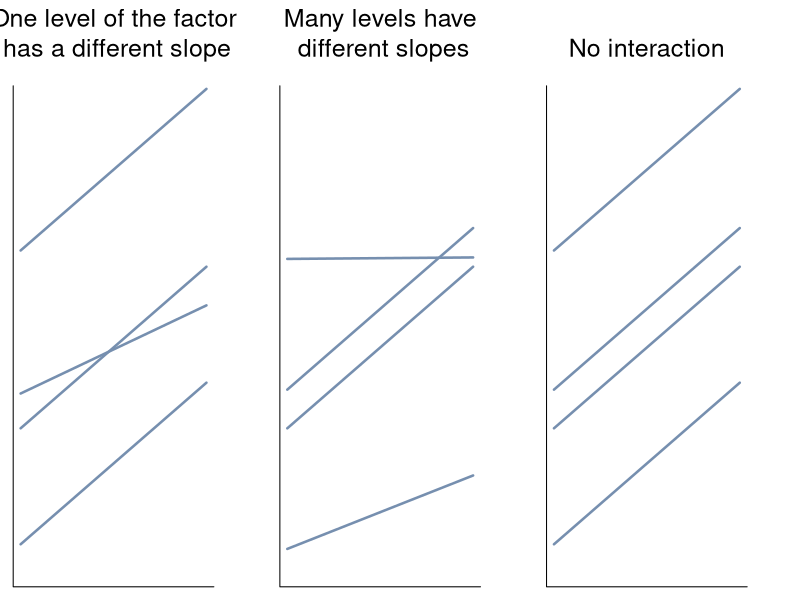
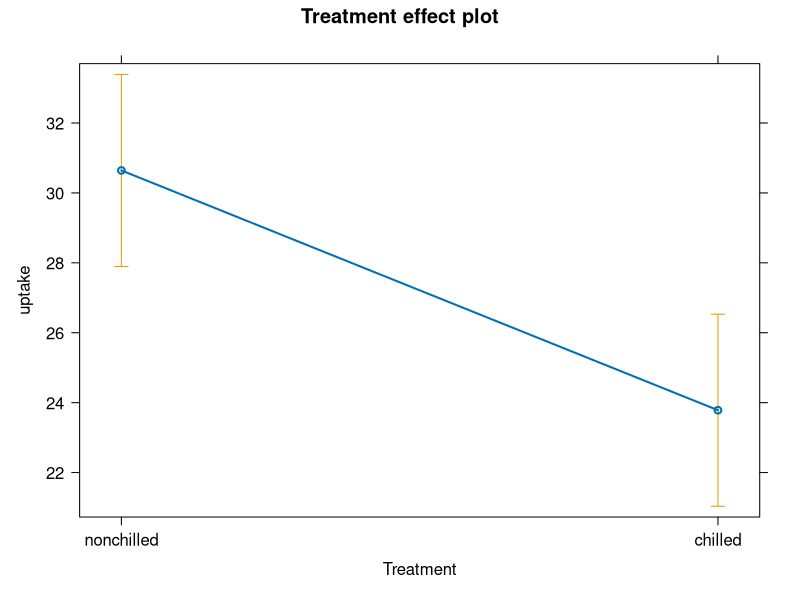
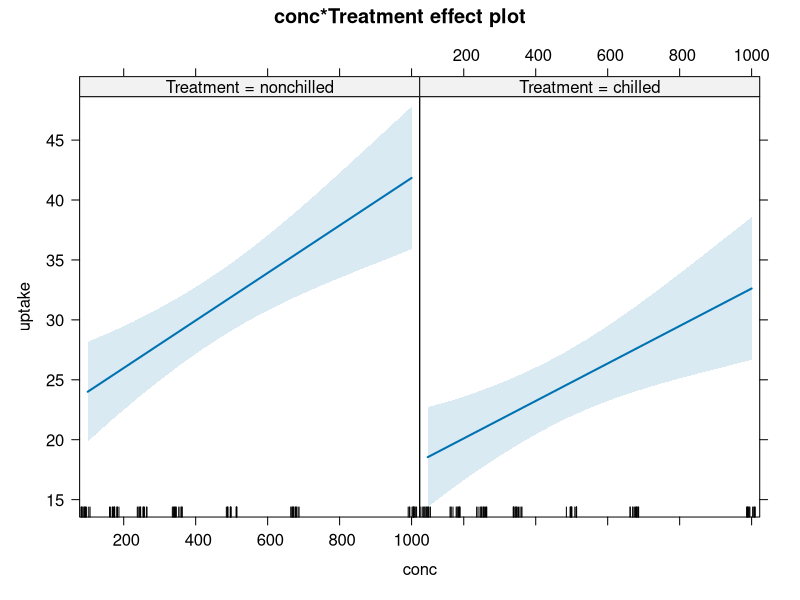
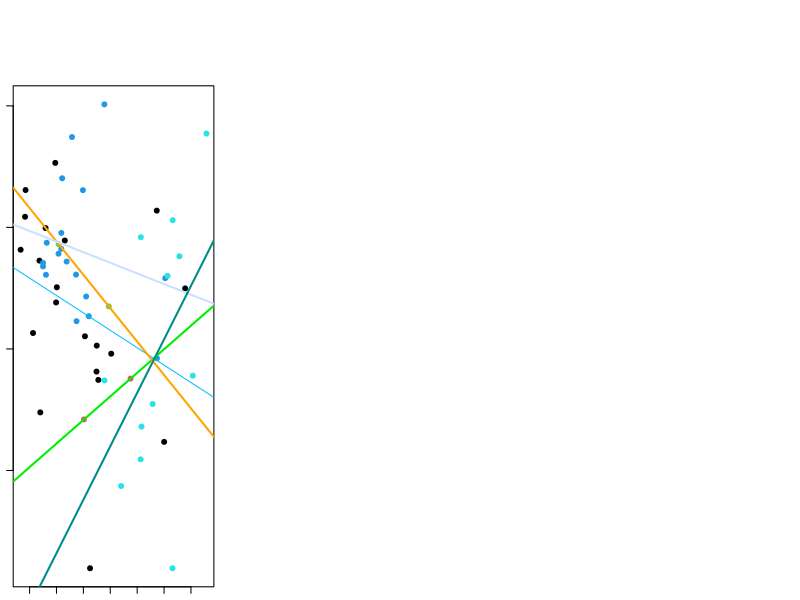

These figures' R source, in order:
## ---- chunk 1
# data and all requirements
library(car)
library(effects)
bird <- read.csv('data/birdsdiet.csv')

bird$logMass <- log(bird$Mass)
bird$logMaxAbund <- log(bird$MaxAbund)
bird$Diet <- as.factor(bird$Diet)
## ---- chunk 2
## functions
f1 <- function(x, a, b) {
  return(x*a+b)
}
# conf for plot
col = rgb(118, 143, 175, maxColorValue = 255)
x <- 1:20
par(mfrow = c(1, 3), mar = c(1, 1, 6.5, 4))
# plot 1
plot(x, f1(x, a=1.1,b=2), ylim = c(0, 60), type = 'l', lwd = 2.5, xaxt = "n", yaxt = "n", xlab = "", ylab = "", bty='l', col = col)
lines(f1(x, a=1.1,b=17), lwd = 2.5, col = col)
lines(f1(x, a=0.6,b=22), lwd = 2.5, col = col)
lines(f1(x, a=1.1,b=40), lwd = 2.5, col = col)
mtext('One level of the factor\n has a different slope', side = 3, line = 2, cex = 1.5)
# plot 2
plot(x, f1(x, a=.5,b=2), ylim = c(0, 60), type = 'l', lwd = 2.5, xaxt = "n", yaxt = "n", xlab = "", ylab = "", bty='l', col = col)
lines(f1(x, a=1.1,b=17), lwd = 2.5, col = col)
lines(f1(x, a=1.1,b=22), lwd = 2.5, col = col)
lines(f1(x, a=0.01,b=40), lwd = 2.5, col = col)
mtext('Many levels have\n different slopes', side = 3, line = 2, cex = 1.5)
# plot 3
plot(x, f1(x, a=1.1,b=2), ylim = c(0, 60), type = 'l', lwd = 2.5, xaxt = "n", yaxt = "n", xlab = "", ylab = "", bty='l', col = col)
lines(f1(x, a=1.1,b=17), lwd = 2.5, col = col)
lines(f1(x, a=1.1,b=22), lwd = 2.5, col = col)
lines(f1(x, a=1.1,b=40), lwd = 2.5, col = col)
mtext('No interaction', side = 3, line = 2, cex = 1.5)
## ---- chunk 3
ancova.example <- lm(uptake ~ conc*Treatment, data=CO2)
anova(ancova.example)
## ---- chunk 4
adj.means <- effect('Treatment', ancova.example)
plot(adj.means)

adj.means <- effect('conc*Treatment', ancova.example)
plot(adj.means)
## ---- chunk 5
# If you did the section on Contrasts above, you will need to reset the contrast to Treatment for ease of
# comparison using the ''options()'' function
# Otherwise, skip the first line of code below
options(contrasts=c("contr.treatment", "contr.poly"))
ancov1 <- lm(logMaxAbund ~ logMass*Diet, data=bird)
summary(ancov1)
anova(ancov1)
## ---- chunk 6
coef(ancov1)


plot(logMaxAbund~logMass, data=bird, col=Diet, pch=19, ylab=expression("log"[10]*"(Maximum Abundance)"),
     xlab=expression("log"[10]*"(Mass)"))
abline(a=coef(ancov1)[1],b=coef(ancov1)[2], col="deepskyblue1")
abline(a=sum(coef(ancov1)[1]+coef(ancov1)[3]),b=sum(coef(ancov1)[2]+coef(ancov1)[7]),col="green2", lwd=2)
abline(a=sum(coef(ancov1)[1]+coef(ancov1)[4]),b=sum(coef(ancov1)[2]+coef(ancov1)[8]),col="orange1", lwd=2)
abline(a=sum(coef(ancov1)[1]+coef(ancov1)[5]),b=sum(coef(ancov1)[2]+coef(ancov1)[9]),col="lightsteelblue1",
       lwd=2)
abline(a=sum(coef(ancov1)[1]+coef(ancov1)[6]),b=sum(coef(ancov1)[2]+coef(ancov1)[10]),col="darkcyan", lwd=2)
